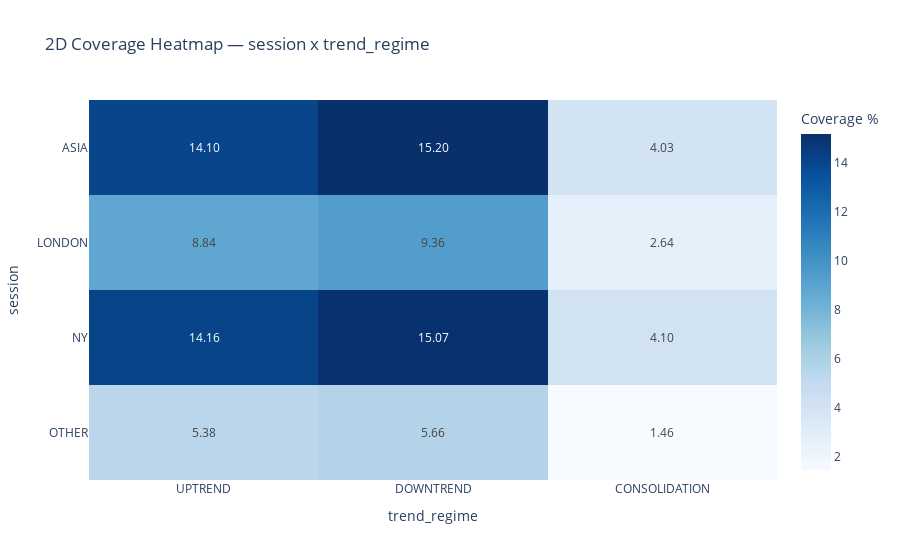
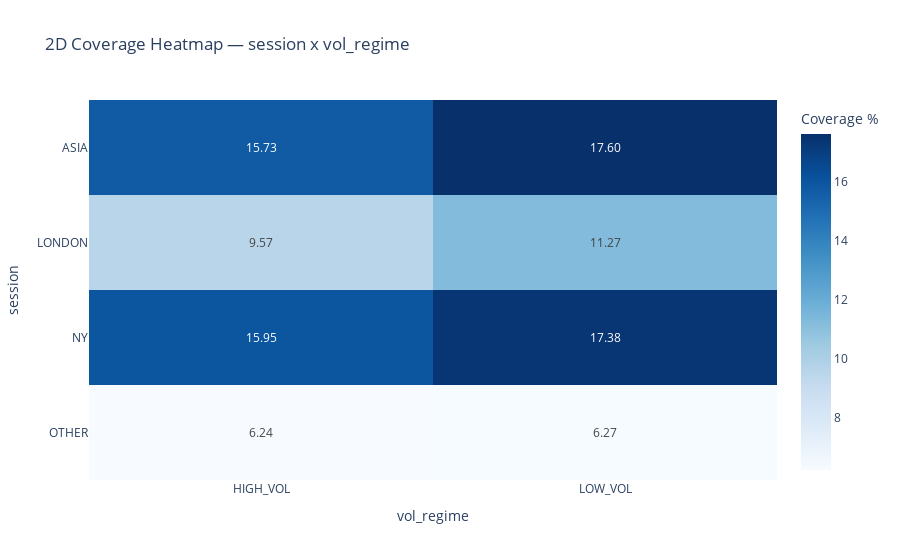
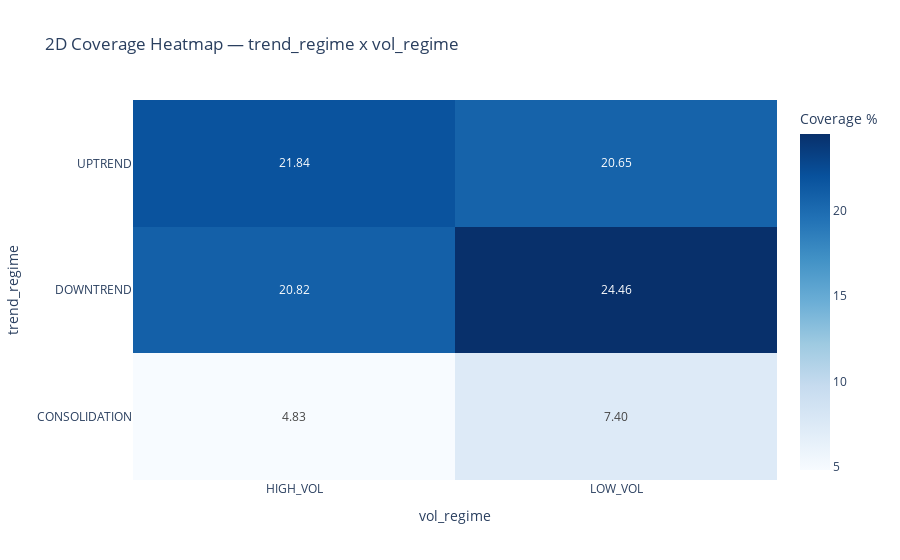

The cell these charts' notebook holds for them, in order:
### Code cell
if "px" not in globals():
    import plotly.express as px
if "coverage_table" not in globals() or "sol" not in globals():
    raise RuntimeError("Run setup/helper cells first (coverage_table + sol).")

pairs = [
    ("session", "trend_regime"),
    ("session", "vol_regime"),
    ("trend_regime", "vol_regime"),
]

order_map = {
    "session": SESSION_ORDER,
    "trend_regime": TREND_ORDER,
    "vol_regime": VOL_ORDER,
}

for a, b in pairs:
    tbl = coverage_table(sol, [a, b])
    pivot = tbl.pivot(index=a, columns=b, values="coverage_pct").reindex(
        index=order_map.get(a, sorted(tbl[a].dropna().unique())),
        columns=order_map.get(b, sorted(tbl[b].dropna().unique())),
    ).fillna(0)

    fig = px.imshow(
        pivot,
        text_auto=".2f",
        color_continuous_scale="Blues",
        aspect="auto",
        title=f"2D Coverage Heatmap — {a} x {b}",
    )
    fig.update_layout(coloraxis_colorbar_title="Coverage %")
    fig.show()

### Figure 1 — Plotly figure (JSON) as saved in the notebook; plotly's stock layout.template omitted (floating-point values rounded to 4 significant figures)
{"data": [{"coloraxis": "coloraxis", "hovertemplate": "trend_regime: %{x}<br>session: %{y}<br>color: %{z}<extra></extra>", "name": "0", "texttemplate": "%{z:.2f}", "type": "heatmap", "x": ["UPTREND", "DOWNTREND", "CONSOLIDATION"], "xaxis": "x", "y": ["ASIA", "LONDON", "NY", "OTHER"], "yaxis": "y", "z": [[14.1, 15.2, 4.035], [8.843, 9.355, 2.636], [14.16, 15.07, 4.095], [5.381, 5.657, 1.462]]}], "layout": {"coloraxis": {"colorbar": {"title": {"text": "Coverage %"}}, "colorscale": [[0, "rgb(247,251,255)"], [0.125, "rgb(222,235,247)"], [0.25, "rgb(198,219,239)"], [0.375, "rgb(158,202,225)"], [0.5, "rgb(107,174,214)"], [0.625, "rgb(66,146,198)"], [0.75, "rgb(33,113,181)"], [0.875, "rgb(8,81,156)"], [1, "rgb(8,48,107)"]]}, "title": {"text": "2D Coverage Heatmap — session x trend_regime"}, "xaxis": {"anchor": "y", "domain": [0, 1], "title": {"text": "trend_regime"}}, "yaxis": {"anchor": "x", "autorange": "reversed", "domain": [0, 1], "title": {"text": "session"}}}}

### Figure 2 — Plotly figure (JSON) as saved in the notebook; plotly's stock layout.template omitted (floating-point values rounded to 4 significant figures)
{"data": [{"coloraxis": "coloraxis", "hovertemplate": "vol_regime: %{x}<br>session: %{y}<br>color: %{z}<extra></extra>", "name": "0", "texttemplate": "%{z:.2f}", "type": "heatmap", "x": ["HIGH_VOL", "LOW_VOL"], "xaxis": "x", "y": ["ASIA", "LONDON", "NY", "OTHER"], "yaxis": "y", "z": [[15.73, 17.6], [9.567, 11.27], [15.95, 17.38], [6.235, 6.265]]}], "layout": {"coloraxis": {"colorbar": {"title": {"text": "Coverage %"}}, "colorscale": [[0, "rgb(247,251,255)"], [0.125, "rgb(222,235,247)"], [0.25, "rgb(198,219,239)"], [0.375, "rgb(158,202,225)"], [0.5, "rgb(107,174,214)"], [0.625, "rgb(66,146,198)"], [0.75, "rgb(33,113,181)"], [0.875, "rgb(8,81,156)"], [1, "rgb(8,48,107)"]]}, "title": {"text": "2D Coverage Heatmap — session x vol_regime"}, "xaxis": {"anchor": "y", "domain": [0, 1], "title": {"text": "vol_regime"}}, "yaxis": {"anchor": "x", "autorange": "reversed", "domain": [0, 1], "title": {"text": "session"}}}}

### Figure 3 — Plotly figure (JSON) as saved in the notebook; plotly's stock layout.template omitted (floating-point values rounded to 4 significant figures)
{"data": [{"coloraxis": "coloraxis", "hovertemplate": "vol_regime: %{x}<br>trend_regime: %{y}<br>color: %{z}<extra></extra>", "name": "0", "texttemplate": "%{z:.2f}", "type": "heatmap", "x": ["HIGH_VOL", "LOW_VOL"], "xaxis": "x", "y": ["UPTREND", "DOWNTREND", "CONSOLIDATION"], "yaxis": "y", "z": [[21.84, 20.65], [20.82, 24.46], [4.828, 7.4]]}], "layout": {"coloraxis": {"colorbar": {"title": {"text": "Coverage %"}}, "colorscale": [[0, "rgb(247,251,255)"], [0.125, "rgb(222,235,247)"], [0.25, "rgb(198,219,239)"], [0.375, "rgb(158,202,225)"], [0.5, "rgb(107,174,214)"], [0.625, "rgb(66,146,198)"], [0.75, "rgb(33,113,181)"], [0.875, "rgb(8,81,156)"], [1, "rgb(8,48,107)"]]}, "title": {"text": "2D Coverage Heatmap — trend_regime x vol_regime"}, "xaxis": {"anchor": "y", "domain": [0, 1], "title": {"text": "vol_regime"}}, "yaxis": {"anchor": "x", "autorange": "reversed", "domain": [0, 1], "title": {"text": "trend_regime"}}}}
